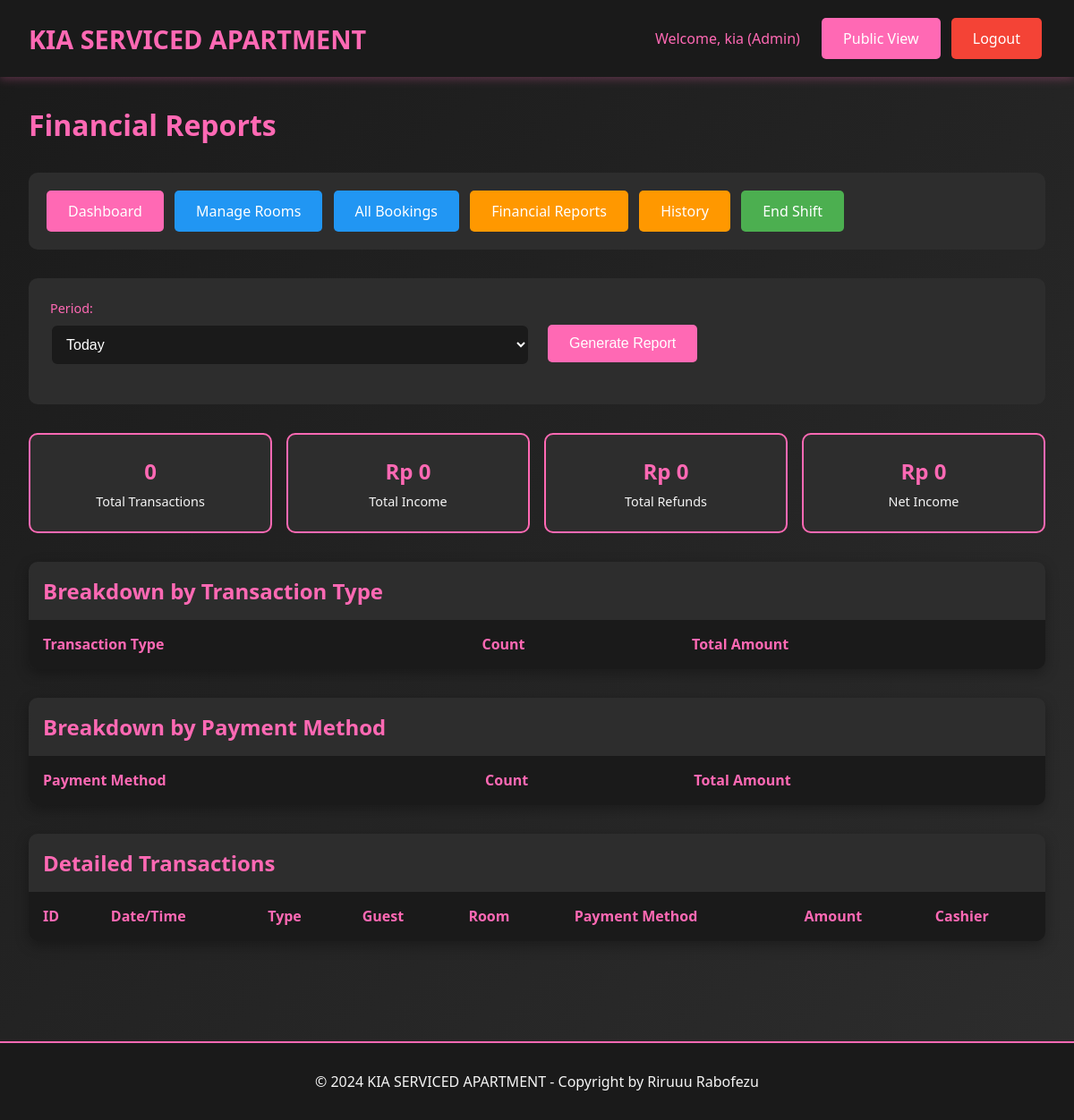
The app's page /admin/reports.php (signed in), older data.
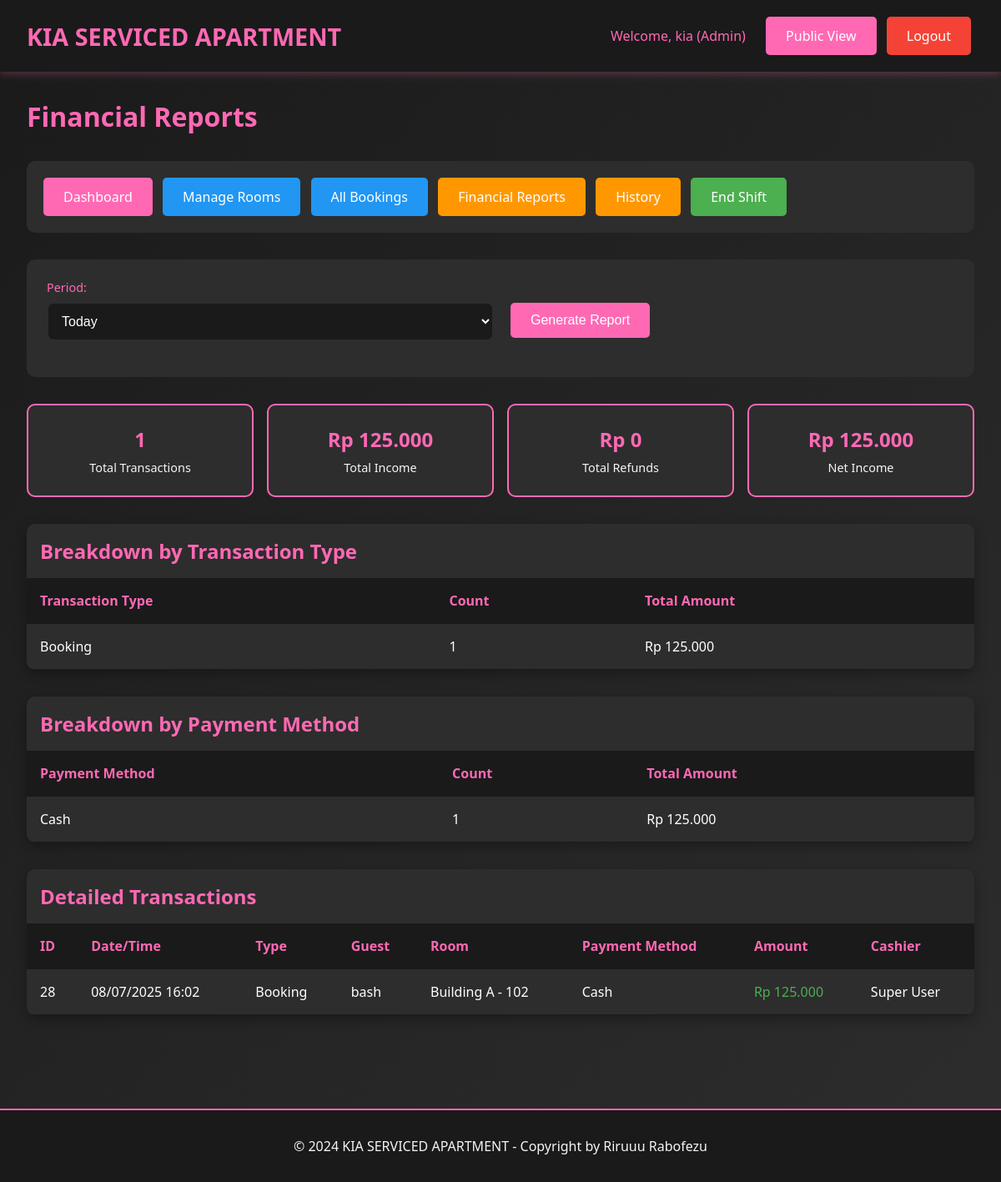
The same page, newer data.
### tables this page shows
CREATE TABLE `transactions` (
  `id` int(11) NOT NULL,
  `booking_id` int(11) NOT NULL,
  `transaction_type` enum('booking','extra_time','refund') NOT NULL,
  `amount` decimal(10,2) NOT NULL,
  `payment_method` varchar(50) NOT NULL,
  `transaction_date` datetime DEFAULT CURRENT_TIMESTAMP,
  `created_by` int(11) NOT NULL,
  `notes` text
);

CREATE TABLE `bookings` (
  `id` int(11) NOT NULL,
  `room_id` int(11) NOT NULL,
  `guest_name` varchar(100) NOT NULL,
  `arrival_time` datetime NOT NULL,
  `phone_number` varchar(20) NOT NULL,
  `duration_type` enum('transit','fullday') NOT NULL,
  `duration_hours` int(11) NOT NULL,
  `price_amount` decimal(10,2) NOT NULL,
  `payment_method` varchar(50) NOT NULL,
  `deposit_type` enum('cash','id_card','no_deposit') NOT NULL,
  `deposit_amount` decimal(10,2) DEFAULT '0.00',
  `notes` text,
  `status` enum('booked','checkin','checkout','cancelled','no_show','completed') DEFAULT 'booked',
  `checkin_time` datetime DEFAULT NULL,
  `checkout_time` datetime DEFAULT NULL,
  `extra_time_hours` int(11) DEFAULT '0',
  `extra_time_amount` decimal(10,2) DEFAULT '0.00',
  `refund_amount` decimal(10,2) DEFAULT '0.00',
  `refund_method` varchar(50) DEFAULT NULL,
  `created_by` int(11) NOT NULL,
  `created_at` timestamp NOT NULL DEFAULT CURRENT_TIMESTAMP,
  `updated_at` timestamp NOT NULL DEFAULT CURRENT_TIMESTAMP ON UPDATE CURRENT_TIMESTAMP
);

CREATE TABLE `rooms` (
  `id` int(11) NOT NULL,
  `location` varchar(100) NOT NULL,
  `floor_number` int(11) NOT NULL,
  `room_number` varchar(20) NOT NULL,
  `room_type` varchar(50) NOT NULL,
  `wifi_name` varchar(100) DEFAULT NULL,
  `wifi_password` varchar(100) DEFAULT NULL,
  `status` enum('ready','booked','checkin','checkout') DEFAULT 'ready',
  `created_at` timestamp NOT NULL DEFAULT CURRENT_TIMESTAMP,
  `updated_at` timestamp NOT NULL DEFAULT CURRENT_TIMESTAMP ON UPDATE CURRENT_TIMESTAMP
);

CREATE TABLE `users` (
  `id` int(11) NOT NULL,
  `username` varchar(50) NOT NULL,
  `password` varchar(255) NOT NULL,
  `full_name` varchar(100) NOT NULL,
  `role` enum('superuser','admin','cashier') NOT NULL,
  `created_at` timestamp NOT NULL DEFAULT CURRENT_TIMESTAMP,
  `updated_at` timestamp NOT NULL DEFAULT CURRENT_TIMESTAMP ON UPDATE CURRENT_TIMESTAMP
);

### includes/config.php (called while the page is built, shortened)
<?php
function isLoggedIn() {
    return isset($_SESSION['user_id']);
}
function getUserRole() {
    return $_SESSION['user_role'] ?? null;
}
function hasPermission($required_roles) {
    $user_role = getUserRole();
    return in_array($user_role, $required_roles);
}
function formatCurrency($amount) {
    return 'Rp ' . number_format($amount, 0, ',', '.');
}
function formatDateTime($datetime) {
    return date('d/m/Y H:i', strtotime($datetime));
}
?>

### admin/reports.php (the view, shortened to what this page needs)
<?php
require_once "../includes/config.php";
$period = $_GET["period"] ?? "today";
$date_filter = "";
$params = [];
switch ($period) {
    case "today":
        $date_filter = "DATE(transaction_date) = CURDATE()";
        break;
}
$sql = "SELECT
            COUNT(CASE WHEN amount > 0 THEN 1 END) as total_transactions,
            SUM(CASE WHEN amount > 0 THEN amount ELSE 0 END) as total_income,
            SUM(CASE WHEN amount < 0 THEN ABS(amount) ELSE 0 END) as total_refunds,
            SUM(amount) as net_income
        FROM transactions
        WHERE $date_filter";
$stmt = $pdo->prepare($sql);
$stmt->execute($params);
$summary = $stmt->fetch();
$sql = "SELECT
            transaction_type,
            COUNT(*) as count,
            SUM(amount) as total
        FROM transactions
        WHERE $date_filter
        GROUP BY transaction_type";
$stmt = $pdo->prepare($sql);
$stmt->execute($params);
$by_type = $stmt->fetchAll();
$sql = "SELECT
            payment_method,
            COUNT(*) as count,
            SUM(amount) as total
        FROM transactions
        WHERE $date_filter AND amount > 0
        GROUP BY payment_method";
$stmt = $pdo->prepare($sql);
$stmt->execute($params);
$by_payment = $stmt->fetchAll();
$sql = "SELECT t.*, b.guest_name, r.room_number, r.location, u.full_name as cashier_name
        FROM transactions t
        JOIN bookings b ON t.booking_id = b.id
        JOIN rooms r ON b.room_id = r.id
        JOIN users u ON t.created_by = u.id
        WHERE $date_filter
        ORDER BY t.transaction_date DESC";
$stmt = $pdo->prepare($sql);
$stmt->execute($params);
$transactions = $stmt->fetchAll();
?>
<!DOCTYPE html>
<html lang="id">
<head>
    <link rel="stylesheet" href="../assets/css/style.css">
</head>
<body>
    <header class="header">
        <div class="header-content">
            <a href="../index.php" class="logo">KIA SERVICED APARTMENT</a>
            <div>
                <span style="color: var(--primary-pink); margin-right: 1rem;">
                    Welcome, <?php echo htmlspecialchars($_SESSION["full_name"]); ?> (<?php echo ucfirst($_SESSION["user_role"]); ?>)
                </span>
                <a href="../index.php" class="btn btn-primary">Public View</a>
                <a href="../includes/logout.php" class="btn btn-danger">Logout</a>
            </div>
        </div>
    </header>
    <div class="container">
        <h1 style="color: var(--primary-pink); margin-bottom: 2rem;">Financial Reports</h1>
        <div style="background: var(--dark-gray); padding: 1rem; border-radius: 10px; margin-bottom: 2rem;">
            <a href="dashboard.php" class="btn btn-primary">Dashboard</a>
            <?php if (hasPermission(["admin", "superuser"])): ?>
                <a href="rooms.php" class="btn btn-info">Manage Rooms</a>
                <a href="bookings.php" class="btn btn-info">All Bookings</a>
            <?php endif; ?>
            <a href="reports.php" class="btn btn-warning">Financial Reports</a>
            <a href="history.php" class="btn btn-warning">History</a>
            <a href="shift_report.php" class="btn btn-success">End Shift</a>
        </div>
        <div class="report-filters">
            <form method="GET">
                <div style="display: grid; grid-template-columns: repeat(auto-fit, minmax(200px, 1fr)); gap: 1rem; align-items: end;">
                    <div class="form-group">
                        <label>Period:</label>
                        <select name="period" class="form-control" onchange="toggleCustomDates(this.value)">
                            <option value="today" <?php echo $period == "today" ? "selected" : ""; ?>>Today</option>
                        </select>
                    </div>
                    <div class="form-group">
                        <button type="submit" class="btn btn-primary">Generate Report</button>
                    </div>
                </div>
            </form>
        </div>
        <div class="summary-grid">
            <div class="summary-card">
                <div class="summary-amount"><?php echo $summary["total_transactions"]; ?></div>
                <div class="summary-label">Total Transactions</div>
            </div>
            <div class="summary-card">
                <div class="summary-amount"><?php echo formatCurrency($summary["total_income"]); ?></div>
                <div class="summary-label">Total Income</div>
            </div>
            <div class="summary-card">
                <div class="summary-amount"><?php echo formatCurrency($summary["total_refunds"]); ?></div>
                <div class="summary-label">Total Refunds</div>
            </div>
            <div class="summary-card">
                <div class="summary-amount"><?php echo formatCurrency($summary["net_income"]); ?></div>
                <div class="summary-label">Net Income</div>
            </div>
        </div>
        <div class="table-container">
            <h2 style="color: var(--primary-pink); margin: 1rem;">Breakdown by Transaction Type</h2>
            <table class="table">
                <thead>
                    <tr>
                        <th>Transaction Type</th>
                        <th>Count</th>
                        <th>Total Amount</th>
                    </tr>
                </thead>
                <tbody>
                    <?php foreach ($by_type as $type): ?>
                    <tr>
                        <td><?php echo ucfirst(str_replace("_", " ", $type["transaction_type"])); ?></td>
                        <td><?php echo $type["count"]; ?></td>
                        <td><?php echo formatCurrency($type["total"]); ?></td>
                    </tr>
                    <?php endforeach; ?>
                </tbody>
            </table>
        </div>
        <div class="table-container">
            <h2 style="color: var(--primary-pink); margin: 1rem;">Breakdown by Payment Method</h2>
            <table class="table">
                <thead>
                    <tr>
                        <th>Payment Method</th>
                        <th>Count</th>
                        <th>Total Amount</th>
                    </tr>
                </thead>
                <tbody>
                    <?php foreach ($by_payment as $payment): ?>
                    <tr>
                        <td><?php echo ucfirst($payment["payment_method"]); ?></td>
                        <td><?php echo $payment["count"]; ?></td>
                        <td><?php echo formatCurrency($payment["total"]); ?></td>
                    </tr>
                    <?php endforeach; ?>
                </tbody>
            </table>
        </div>
        <div class="table-container">
            <h2 style="color: var(--primary-pink); margin: 1rem;">Detailed Transactions</h2>
            <table class="table">
                <thead>
                    <tr>
                        <th>ID</th>
                        <th>Date/Time</th>
                        <th>Type</th>
                        <th>Guest</th>
                        <th>Room</th>
                        <th>Payment Method</th>
                        <th>Amount</th>
                        <th>Cashier</th>
                    </tr>
                </thead>
                <tbody>
                    <?php foreach ($transactions as $transaction): ?>
                    <tr>
                        <td><?php echo $transaction["id"]; ?></td>
                        <td><?php echo formatDateTime($transaction["transaction_date"]); ?></td>
                        <td><?php echo ucfirst(str_replace("_", " ", $transaction["transaction_type"])); ?></td>
                        <td><?php echo htmlspecialchars($transaction["guest_name"]); ?></td>
                        <td><?php echo htmlspecialchars($transaction["location"] . " - " . $transaction["room_number"]); ?></td>
                        <td><?php echo ucfirst($transaction["payment_method"]); ?></td>
                        <td style="color: <?php echo $transaction["amount"] >= 0 ? "var(--success)" : "var(--danger)"; ?>">
                            <?php echo formatCurrency($transaction["amount"]); ?>
                        </td>
                        <td><?php echo htmlspecialchars($transaction["cashier_name"]); ?></td>
                    </tr>
                    <?php endforeach; ?>
                </tbody>
            </table>
        </div>
    </div>
    <footer class="footer">
        <p>&copy; 2024 KIA SERVICED APARTMENT - Copyright by Riruuu Rabofezu</p>
    </footer>
</body>
</html>

### assets/css/style.css (style rules this page uses)
* { margin: 0; padding: 0; box-sizing: border-box; }
:root { --primary-pink: #ff69b4; --dark-pink: #e91e63; --light-pink: #ffc0cb; --black: #1a1a1a; --dark-gray: #2d2d2d; --light-gray: #f5f5f5; --white: #ffffff; --success: #4caf50; --warning: #ff9800; --info: #2196f3; --danger: #f44336; }
body { font-family: 'Segoe UI', Tahoma, Geneva, Verdana, sans-serif; background: linear-gradient(135deg, var(--black) 0%, var(--dark-gray) 100%); color: var(--white); min-height: 100vh; }
.header { background: var(--black); padding: 1rem 2rem; box-shadow: 0 2px 10px rgba(255, 105, 180, 0.3); position: sticky; top: 0; z-index: 1000; }
.header-content { display: flex; justify-content: space-between; align-items: center; max-width: 1200px; margin: 0 auto; }
.logo { font-size: 1.8rem; font-weight: bold; color: var(--primary-pink); text-decoration: none; }
.form-group { margin-bottom: 1.2rem; }
.form-group label { display: block; margin-bottom: 0.5rem; color: var(--primary-pink); font-weight: 500; font-size: 0.9rem; }
.form-control { width: 100%; padding: 0.75rem; border: 2px solid var(--dark-gray); border-radius: 8px; background: var(--black); color: var(--white); font-size: 1rem; transition: all 0.3s ease; }
.btn { padding: 0.75rem 1.5rem; border: none; border-radius: 5px; cursor: pointer; font-size: 1rem; font-weight: 500; text-decoration: none; display: inline-block; text-align: center; transition: all 0.3s ease; margin: 0.25rem; }
.btn-primary { background: var(--primary-pink); color: var(--white); }
.btn-success { background: var(--success); color: var(--white); }
.btn-warning { background: var(--warning); color: var(--white); }
.btn-info { background: var(--info); color: var(--white); }
.btn-danger { background: var(--danger); color: var(--white); }
.container { max-width: 1200px; margin: 0 auto; padding: 2rem; }
.table-container { background: var(--dark-gray); border-radius: 10px; overflow: hidden; box-shadow: 0 5px 15px rgba(0, 0, 0, 0.3); margin: 2rem 0; }
.table { width: 100%; border-collapse: collapse; }
.table th, .table td { padding: 1rem; text-align: left; border-bottom: 1px solid var(--black); }
.table th { background: var(--black); color: var(--primary-pink); font-weight: bold; }
.footer { background: var(--black); text-align: center; padding: 2rem; margin-top: 3rem; border-top: 2px solid var(--primary-pink); }
.footer p { color: var(--light-gray); margin: 0; }

### admin/reports.php (style rules this page uses)
.report-filters { background: var(--dark-gray); padding: 1.5rem; border-radius: 10px; margin-bottom: 2rem; }
.summary-grid { display: grid; grid-template-columns: repeat(auto-fit, minmax(200px, 1fr)); gap: 1rem; margin-bottom: 2rem; }
.summary-card { background: var(--dark-gray); padding: 1.5rem; border-radius: 10px; text-align: center; border: 2px solid var(--primary-pink); }
.summary-amount { font-size: 1.5rem; font-weight: bold; color: var(--primary-pink); margin-bottom: 0.5rem; }
.summary-label { color: var(--light-gray); font-size: 0.9rem; }

Row changes from the older to the newer data that the page shows:
added transactions: id "28", transaction_date "08/07/2025 16:02", transaction_type "Booking", booking.guest_name "bash", rooms.location+room_number "Building A - 102", payment_method "Cash", amount "Rp 125.000", created_by.full_name "Super User"
Text that changed along with them:
$summary["total_transactions"]: "0" → "1"
formatCurrency($summary["total_income"]): "Rp 0" → "Rp 125.000"
formatCurrency($summary["net_income"]): "Rp 0" → "Rp 125.000"
new list line: "Booking 1 Rp 125.000"
new list line: "Cash 1 Rp 125.000"
